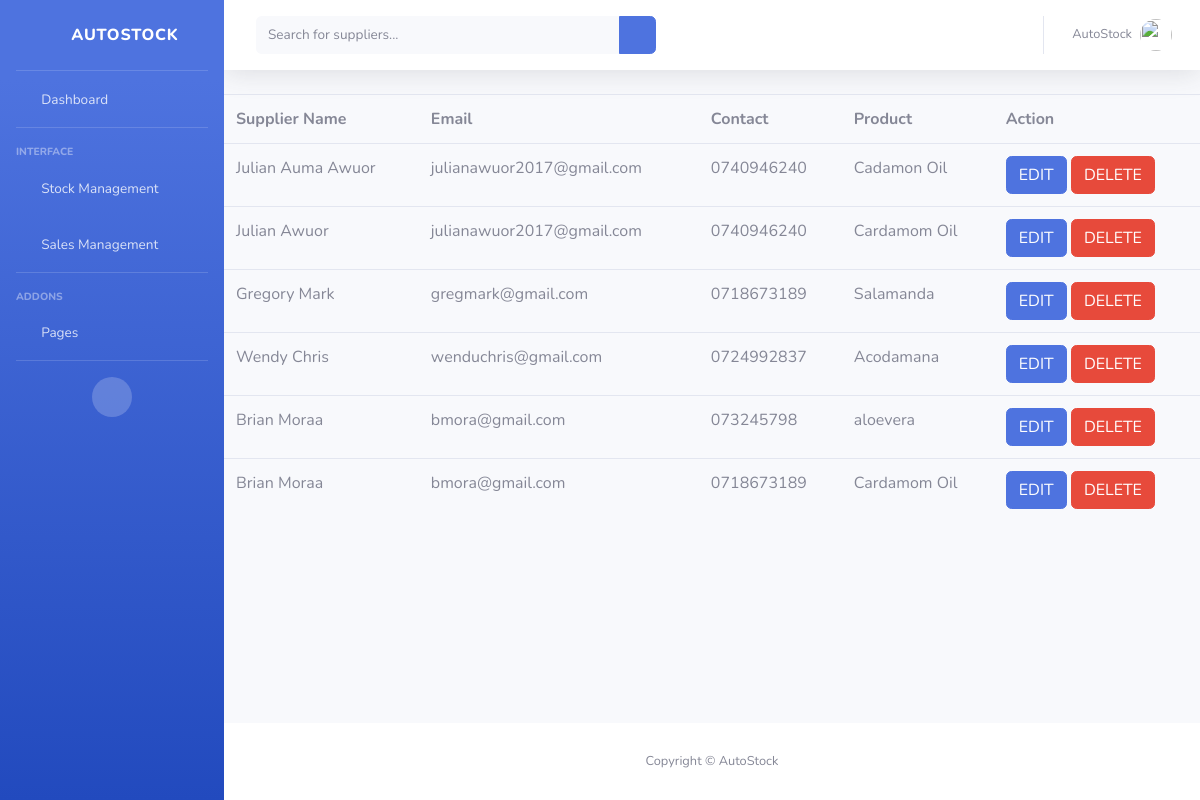
Page /existingsupplier/ on the committed database.
### autoapp/models.py (models this page shows, shortened)
class Supplier(models.Model):
     fullname = models.CharField(max_length=100)
     email = models.EmailField()
     contact = models.CharField(max_length=50)
     productname = models.CharField(max_length=100)

### autoapp/views.py (the view)
# urls.py: path('existingsupplier/', views.existingsupplier, name='existingsupplier'),
def existingsupplier(request):
    search_query = request.GET.get('search', '')  # Get the search query from the URL parameters
    if search_query:
        allsuppliers = Supplier.objects.filter(
            fullname__icontains=search_query) | Supplier.objects.filter(
            productname__icontains=search_query) | Supplier.objects.filter(
            contact__icontains=search_query)
    else:
        allsuppliers = Supplier.objects.all()
    return render(request, 'existingsupplier.html', {'supplier': allsuppliers, 'search_query': search_query})

### template/existingsupplier.html (shortened to what this page needs)
<!DOCTYPE html>
<html lang="en">
<head>
    {% load static %}
    <link href="{% static 'vendor/fontawesome-free/css/all.min.css' %}" rel="stylesheet" type="text/css">
    <link href="{% static 'css/sb-admin-2.min.css' %}" rel="stylesheet">
    <link href="{% static 'vendor/datatables/dataTables.bootstrap4.min.css' %}" rel="stylesheet">
</head>
<body id="page-top">
    <div id="wrapper">
        <ul class="navbar-nav bg-gradient-primary sidebar sidebar-dark accordion" id="accordionSidebar">
            <a class="sidebar-brand d-flex align-items-center justify-content-center" href="{% url 'index' %}">
                <div class="sidebar-brand-icon rotate-n-15">
                    <i class="fas fa-laugh-wink"></i>
                </div>
                <div class="sidebar-brand-text mx-3">AutoStock <sup></sup></div>
            </a>
            <hr class="sidebar-divider my-0">
            <li class="nav-item">
                <a class="nav-link" href="{% url 'index' %}">
                    <i class="fas fa-fw fa-tachometer-alt"></i>
                    <span>Dashboard</span></a>
            </li>
            <hr class="sidebar-divider">
            <div class="sidebar-heading">
                Interface
            </div>
           <li class="nav-item">
                <a class="nav-link collapsed" href="#" data-toggle="collapse" data-target="#collapseTwo"
                    aria-expanded="true" aria-controls="collapseTwo">
                    <i class="fas fa-fw fa-cog"></i>
                    <span>Stock Management</span>
                </a>
            </li>
            <li class="nav-item">
                <a class="nav-link collapsed" href="#" data-toggle="collapse" data-target="#collapseUtilities"
                    aria-expanded="true" aria-controls="collapseUtilities">
                    <i class="fas fa-fw fa-wrench"></i>
                    <span>Sales Management</span>
                </a>
            </li>
            <hr class="sidebar-divider">
            <div class="sidebar-heading">
                Addons
            </div>
            <li class="nav-item">
                <a class="nav-link collapsed" href="#" data-toggle="collapse" data-target="#collapsePages"
                    aria-expanded="true" aria-controls="collapsePages">
                    <i class="fas fa-fw fa-folder"></i>
                    <span>Pages</span>
                </a>
            </li>
            <hr class="sidebar-divider d-none d-md-block">
            <div class="text-center d-none d-md-inline">
                <button class="rounded-circle border-0" id="sidebarToggle"></button>
            </div>
        </ul>
        <div id="content-wrapper" class="d-flex flex-column">
            <div id="content">
                <nav class="navbar navbar-expand navbar-light bg-white topbar mb-4 static-top shadow">
                   <form method="GET" class="d-none d-sm-inline-block form-inline mr-auto ml-md-3 my-2 my-md-0 mw-100 navbar-search">
                         <div class="input-group">
                           <input type="text" name="search" class="form-control bg-light border-0 small" placeholder="Search for suppliers..."
                            aria-label="Search" value="{{ search_query }}" aria-describedby="basic-addon2">
                             <div class="input-group-append">
                               <button class="btn btn-primary" type="submit">
                               <i class="fas fa-search fa-sm"></i>
                               </button>
                             </div>
                         </div>
                   </form>
                    <ul class="navbar-nav ml-auto">
                        <li class="nav-item dropdown no-arrow">
                            <a class="nav-link dropdown-toggle" href="#" id="userDropdown" role="button"
                                data-toggle="dropdown" aria-haspopup="true" aria-expanded="false">
                                <span class="mr-2 d-none d-lg-inline text-gray-600 small">AutoStock</span>
                                <img class="img-profile rounded-circle"
                                    src="{% static 'img/undraw_profile.svg' %}">
                            </a>
                        </li>
                    </ul>
                </nav>
                 <table class="table">
                  <tr>
                      <th>Supplier Name</th>
                      <th>Email</th>
                      <th>Contact</th>
                      <th>Product</th>
                      <th>Action</th>
                  </tr>
                    {% for y in supplier %}
                        <tr>
                            <td>{{ y.fullname }}</td>
                            <td>{{ y.email }}</td>
                            <td>{{ y.contact }}</td>
                            <td>{{ y.productname }}</td>
                        <td>
                            <a href="/editsupplier/{{ y.id }}" class="btn btn-primary">EDIT</a>
                            <a href="/deletesupplier/{{ y.id }}" class="btn btn-danger">DELETE</a>
                        </td>
                        </tr>
                    {% endfor %}
                 </table>
            </div>
            <footer class="sticky-footer bg-white">
                <div class="container my-auto">
                    <div class="copyright text-center my-auto">
                        <span>Copyright &copy; AutoStock</span>
                    </div>
                </div>
            </footer>
        </div>
    </div>
</body>
</html>

### rows in the picture
Supplier: fullname "Julian Auma Awuor", email "julianawuor2017@gmail.com", contact "0740946240", productname "Cadamon Oil"
Supplier: fullname "Julian Awuor", email "julianawuor2017@gmail.com", contact "0740946240", productname "Cardamom Oil"
Supplier: fullname "Gregory Mark", email "gregmark@gmail.com", contact "0718673189", productname "Salamanda"
Supplier: fullname "Wendy Chris", email "wenduchris@gmail.com", contact "0724992837", productname "Acodamana"
Supplier: fullname "Brian Moraa", email "bmora@gmail.com", contact "073245798", productname "aloevera"
Supplier: fullname "Brian Moraa", email "bmora@gmail.com", contact "0718673189", productname "Cardamom Oil"
